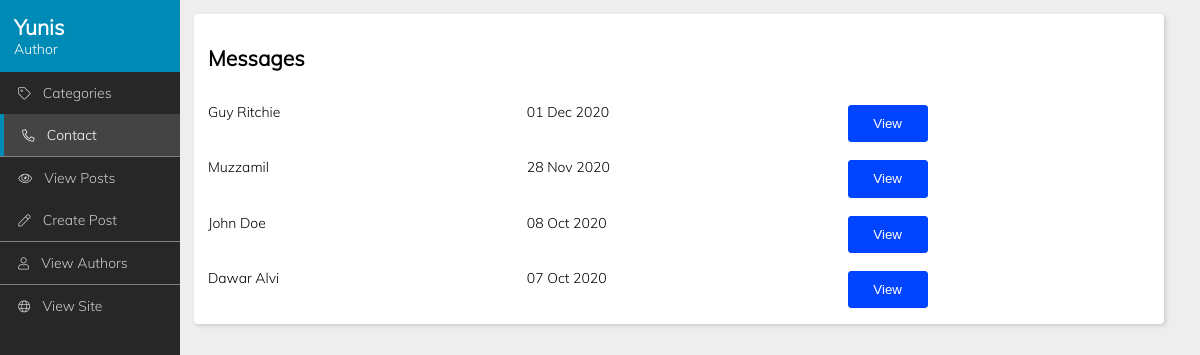
Screenshot of /cms/contact.php (signed in) with the database file from the repository.
### tables this page shows
CREATE TABLE `messages` (
  `id` int(11) NOT NULL,
  `sender` varchar(30) NOT NULL,
  `contents` text NOT NULL,
  `email` varchar(30) NOT NULL,
  `date` date NOT NULL
);

### includes/functions.php (called while the page is built, shortened)
<?php
    function get_date($d){
        return (new DateTime($d))->format("d M Y");
    }
    function get_messages() {
        global $connection;
        return mysqli_query($connection, "SELECT * FROM `messages` ORDER BY `id` DESC");
    }
?>

### cms/contact.php (the view, shortened to what this page needs)
<?php
	require_once("../includes/db_connect.php");
	require_once("../includes/functions.php");
	$messages = get_messages();
?>
<!DOCTYPE html>
<html lang="en">
<head>
    <link rel="stylesheet" href="../css/all.min.css" type="text/css">
    <link rel="stylesheet" href="../css/light.min.css" type="text/css">
    <link rel="stylesheet" href="../css/custom/cms/base.php" type="text/css">
</head>
<body>
    <?php require_once('../includes/cms/nav.php'); ?>
    <div class="main">
        <form method="post" action="../action/cms/contact_submit.php" enctype="multipart/form-data">
			<div class="section">
				<h2>Messages</h2>
				<?php while($message = mysqli_fetch_assoc($messages)) { ?>
					<span><?php echo($message['sender']) ?></span>
					<span><?php echo(get_date($message['date'])) ?></span>
					<button type="button" class="btn btn-confirm" onclick="showMessageModal(<?php echo($message['id']) ?>, '<?php echo($message['sender']) ?>', '<?php echo($message['email']) ?>','<?php echo(get_date($message['date'])) ?>' , '<?php echo($message['contents']) ?>');" title="View message">View</button>
				<?php } ?>
			</div>
		</form>
	</div>
</body>
</html>

### rows the page displays
messages: sender "Guy Ritchie", date "01 Dec 2020"
messages: sender "Muzzamil", date "28 Nov 2020"
messages: sender "John Doe", date "08 Oct 2020"
messages: sender "Dawar Alvi", date "07 Oct 2020"

### other values shown
$_SESSION["author_name"] "Yunis"
